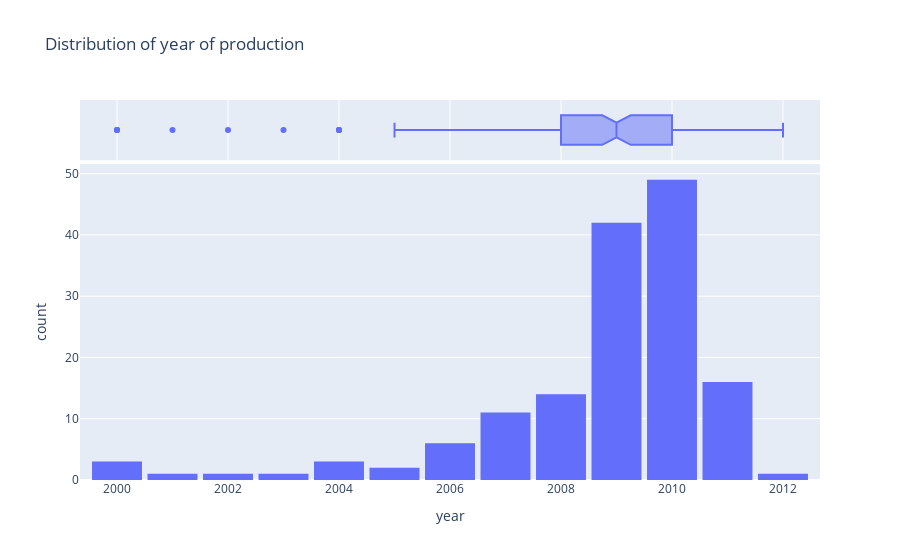

The notebook cell this image was saved under:
### Code cell
fig=px.histogram(cars_df,x='year',marginal='box',title='Distribution of year of production')
#marginal='box' adds a boxplot above our histogram
fig.update_layout(bargap=0.1)
fig.show()

### Figure 1 — Plotly figure (JSON) as saved in the notebook; plotly's stock layout.template omitted (floating-point values rounded to 4 significant figures; data arrays with more than 128 entries replaced by an {"elided": "..."} marker saying what was removed)
{"data": [{"alignmentgroup": "True", "bingroup": "x", "hovertemplate": "year=%{x}<br>count=%{y}<extra></extra>", "legendgroup": "", "marker": {"color": "#636efa", "pattern": {"shape": ""}}, "name": "", "offsetgroup": "", "orientation": "v", "showlegend": false, "type": "histogram", "x": {"elided": "150 int values"}, "xaxis": "x", "yaxis": "y"}, {"alignmentgroup": "True", "hovertemplate": "year=%{x}<extra></extra>", "legendgroup": "", "marker": {"color": "#636efa"}, "name": "", "notched": true, "offsetgroup": "", "showlegend": false, "type": "box", "x": {"elided": "150 int values"}, "xaxis": "x2", "yaxis": "y2"}], "layout": {"autosize": true, "bargap": 0.1, "barmode": "relative", "legend": {"tracegroupgap": 0}, "title": {"text": "Distribution of year of production"}, "xaxis": {"anchor": "y", "autorange": true, "domain": [0, 1], "range": [1999.0, 2013.0], "title": {"text": "year"}, "type": "linear"}, "xaxis2": {"anchor": "y2", "autorange": true, "domain": [0, 1], "matches": "x", "range": [1999.0, 2013.0], "showgrid": true, "showticklabels": false, "type": "linear"}, "yaxis": {"anchor": "x", "autorange": true, "domain": [0, 0.8316], "range": [0, 51.58], "title": {"text": "count"}}, "yaxis2": {"anchor": "x2", "autorange": true, "domain": [0.8416, 1], "matches": "y2", "range": [-0.5, 0.5], "showgrid": false, "showline": false, "showticklabels": false, "ticks": "", "type": "category"}}}
